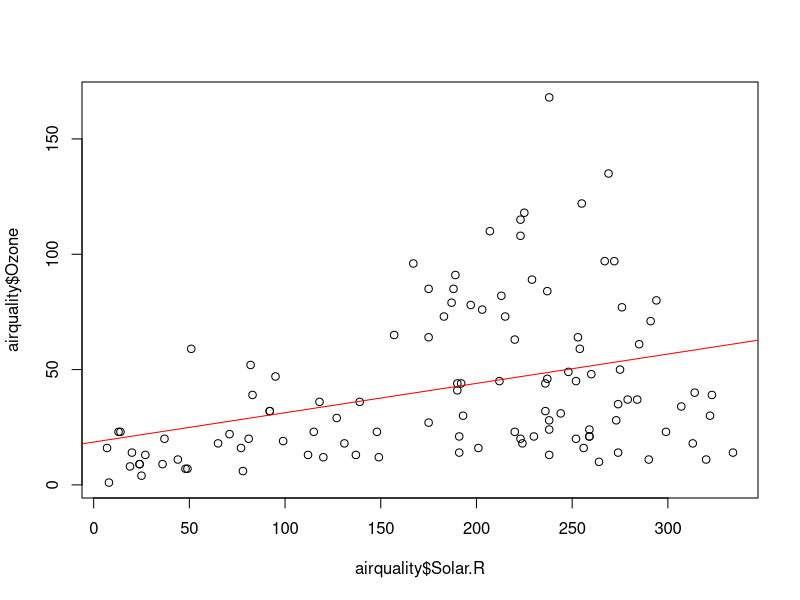

Write R code to recreate this figure.
handle_missing_values <- function(data, threshold = 0.1){
  num_rows <- nrow(data)
  missing_counts <- colSums(is.na(data))
  for(col in names(data)){
    missing_count <- missing_counts[col]
    if(missing_count > 0){
      if(missing_count/num_rows < threshold){
        data <- data[complete.cases(data),]
      } else {
        mean_val <- mean(data[[col]],na.rm=TRUE)
        data[[col]][is.na(data[[col]])] <- mean_val
      }
    }
  }
  return (data)
}

df_handled <- handle_missing_values(airquality)
print(df_handled)

# Apply linear regression algorithm using Least Squares method on "Ozone" and "Solar.R"
model <- lm(Ozone ~ Solar.R, data = airquality)

# Plot scatter plot between Ozone and Solar.R and add regression line created by above model
plot(airquality$Solar.R, airquality$Ozone)
abline(model,col="red")
